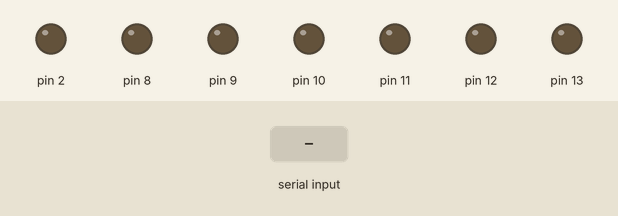
The sketch below on a simulated Arduino Uno, built with avr-gcc and run on an emulated ATmega328P. Parts: output pins drawn as LEDs (lit = HIGH). The inputs (shaded band) are chosen by the test bench. What the sketch prints to the serial monitor is not drawn.

Above: at 1.2 s.
1.3 s: byte 30 received over Serial
At 2.2 s:
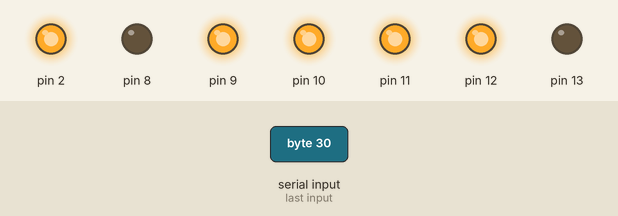
2.8 s: byte 90 received over Serial
At 3.4 s:
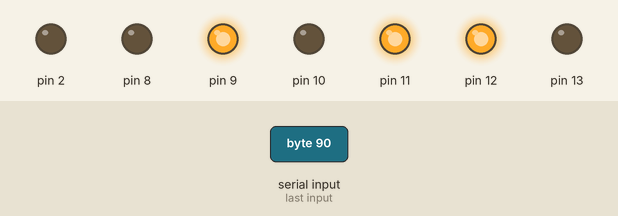
4.3 s: byte 120 received over Serial
At 5.5 s:
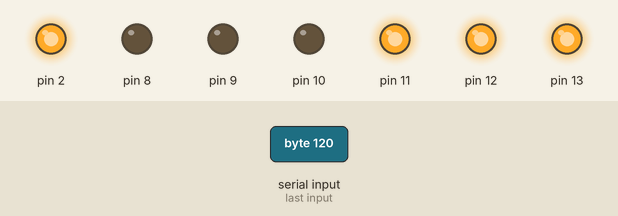
5.8 s: byte 30 received over Serial
At 6.9 s:
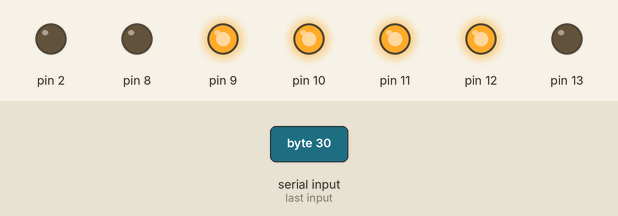
7.3 s: byte 90 received over Serial
At 8.0 s:
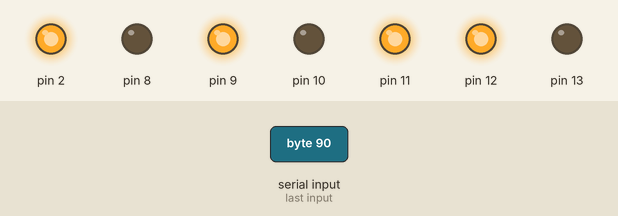
8.8 s: byte 120 received over Serial
At 9.1 s:
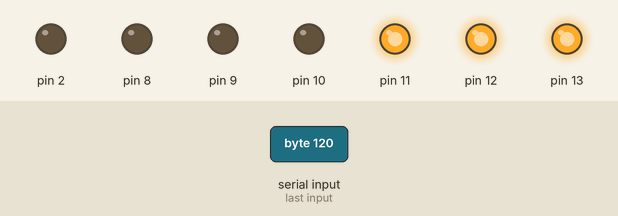
Timing chart, 0 to 11.3 s (numbered marks = the images above; inputs shaded):
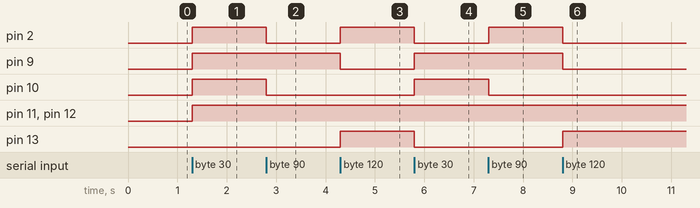

The sketch:

wireless-proto.ino
```cpp
/*
 * file: wireless-proto.ino
 * author: Shane Snover
 * purpose: A simple sketch that listens for a byte over Serial and turns
 *          on some LEDs.
 */

#include "Arduino.h"

constexpr uint8_t MESSAGE_ACK(0xaa);


void setup()
{
  Serial.begin(9600);
  pinMode(2, OUTPUT);
  DDRB = 0x3F;
}


void loop()
{
  if (Serial.available())
  {
    volatile uint8_t receivedByte = Serial.read();
    Serial.write(MESSAGE_ACK);
    PORTD ^= (1 << 2);
    PORTB = receivedByte & 0x3F;
  }

}
```

Measured:
- after the input at 1.3 s, pin 2, pin 9–12: LOW → HIGH at once
- after the input at 2.8 s, pin 2, pin 10: HIGH → LOW at once
- after the input at 4.3 s, pin 2, pin 13: LOW → HIGH at once; pin 9: HIGH → LOW at once
- after the input at 5.8 s, pin 2, pin 13: HIGH → LOW at once; pin 9, pin 10: LOW → HIGH at once
- after the input at 7.3 s, pin 2: LOW → HIGH at once; pin 10: HIGH → LOW at once
- after the input at 8.8 s, pin 2, pin 9: HIGH → LOW at once; pin 13: LOW → HIGH at once
